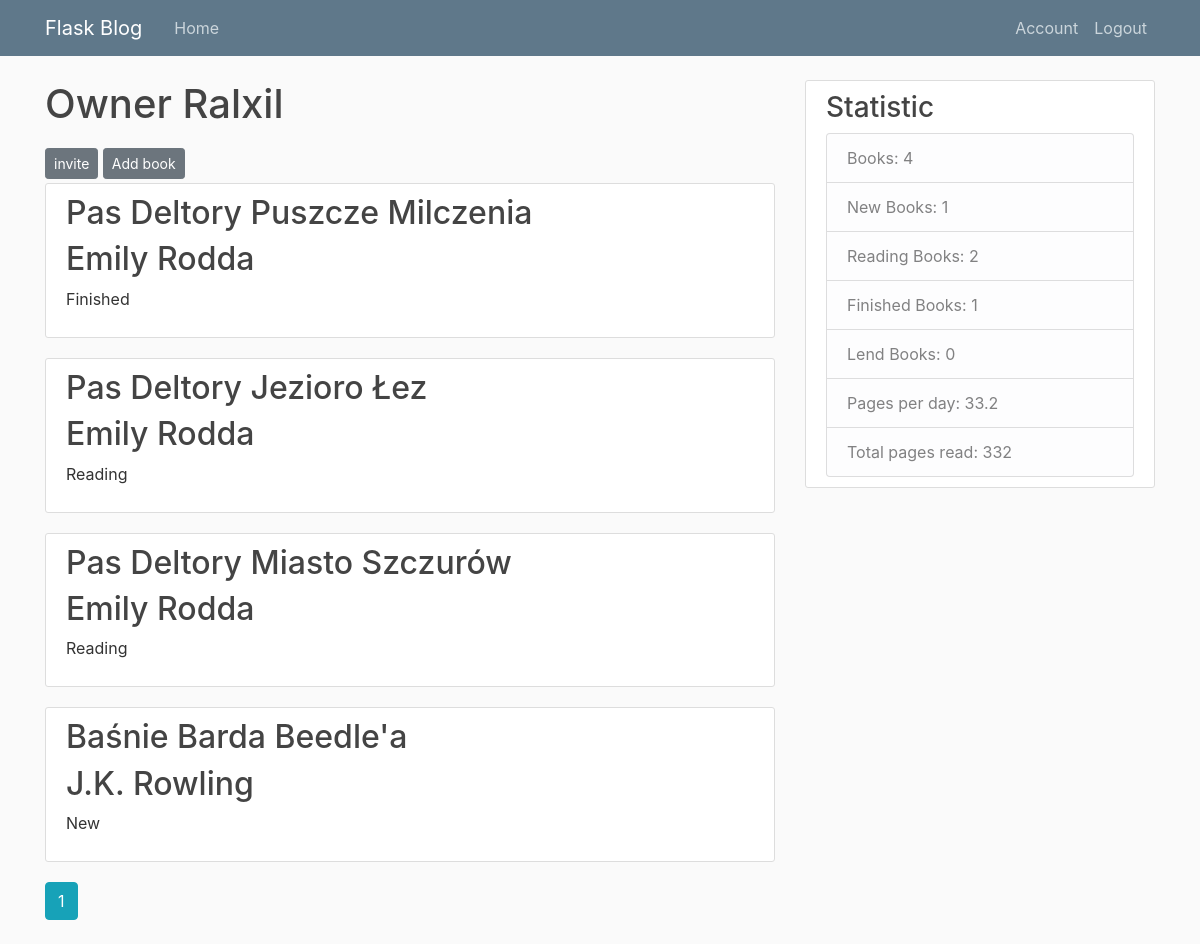
The app's page /library/1 (signed in) with its own data.
### flask_lib/models.py (models this page shows, shortened)
class User(db.Model, UserMixin):
    id = db.Column(db.Integer, primary_key=True)
    username = db.Column(db.String(20), unique=True, nullable=False)
    email = db.Column(db.String(120), unique=True, nullable=False)
    image_file = db.Column(db.String(20), nullable=False, default='default.jpg')
    password = db.Column(db.String(60), nullable=False)
    active = db.Column(db.Boolean, nullable=False, default=False)
    pages = db.Column(db.Integer, nullable=False, default=0)
    days = db.Column(db.Integer, nullable=False, default=0)
    Library = db.relationship('Library', backref='owner', lazy=True, uselist=False)
    Libraries = db.relationship('Library', secondary=membership, backref='member', lazy=True)
    Books = db.relationship('BCopy', backref='owner', lazy=True)

class BCopy(db.Model):
    id = db.Column(db.Integer, primary_key=True)
    status = db.Column(db.String(20), nullable=False, default='New')
    lend = db.Column(db.Boolean, nullable=False, default=False)
    guest = db.Column(db.Boolean, nullable=False, default=False)
    date = db.Column(db.DateTime, nullable=False, default=datetime.utcnow())
    owner_id = db.Column(db.Integer, db.ForeignKey('user.id'), nullable=False)
    lib_id = db.Column(db.Integer, db.ForeignKey('library.id'), nullable=False)
    book_id = db.Column(db.Integer, db.ForeignKey('book.id'), nullable=False)
    lend_id = db.Column(db.Integer, nullable=True)
    History = db.relationship('History', backref='book', lazy=True)

class Book(db.Model):
    id = db.Column(db.Integer, primary_key=True)
    title = db.Column(db.String(100), nullable=False)
    author = db.Column(db.String(100), nullable=False)
    pages = db.Column(db.Integer, nullable=False)
    Copies = db.relationship('BCopy', backref='original', lazy=True)

### flask_lib/routes.py (the view)
@app.route('/library/<int:lib_id>')
@login_required
def library(lib_id):
    page = request.args.get('page', 1, type=int)
    lib = Library.query.get_or_404(lib_id)
    user = lib.owner
    if user != current_user and lib not in current_user.Libraries:
        flash('You cant view this library.', 'danger')
        return redirect(url_for('home'))
    books = BCopy.query.filter_by(part=lib).paginate(page=page, per_page=5)
    data = {'Reading': 0, 'Finished': 0, 'Lend': 0, 'New': 0, 'PD': 0}
    for book in books.items:
        if book.lend:
            data['Lend'] += 1
        else:
            data[book.status] += 1
    if user.days > 0:
        data['PD'] = user.pages/user.days
    return render_template('library.html', books=books, lib=lib, data=data)

### flask_lib/models.py (called while the page is built)
@login_manager.user_loader
def load_user(user_id):
    return User.query.get(int(user_id))

### flask_lib/templates/library.html
{% extends "layout.html" %}
{% block content %}
<h1 class="mb-3">Owner {{ lib.owner.username }}</h1>
{% if lib.owner == current_user %}
<a class="btn btn-secondary btn-sm mt-1 mb-1" href="{{ url_for('invite', lib_id=lib.id) }}">invite</a>
<a class="btn btn-secondary btn-sm mt-1 mb-1" href="{{ url_for('book_list') }}">Add book</a>
{% endif %}
{% for book in books.items %}
<article class="media content-section">
    <div class="media-body">
        <h2><a class="article-title" href="{{ url_for('book', book_id=book.id) }}">{{ book.original.title }}</a></h2>
        <h2>{{ book.original.author }}</h2>
        {% if book.lend %}
        <p class="article-content">Lend</p>
        {% else %}
        <p class="article-content">{{ book.status }}</p>
        {% endif %}
    </div>
</article>
{% endfor %}
{% for page_num in books.iter_pages(left_edge=2, right_edge=2, left_current=1, right_current=2) %}
    {% if page_num %}
        {% if books.page == page_num %}
            <a class="btn btn-info mb-4" href="{{url_for('library', lib_id=lib.id, page=page_num) }}">{{ page_num }}</a>
        {% else %}
            <a class="btn btn-outline-info mb-4" href="{{url_for('library', lib_id=lib.id, page=page_num) }}">{{ page_num }}</a>
        {% endif %}
    {% else %}
        ...
    {% endif %}
{% endfor %}
{% endblock content %}
{% block side %}
<div class="col-md-4">
    <div class="content-section">
        <h3>Statistic</h3>
        <ul class="list-group">
            <li class="list-group-item list-group-item-light">Books: {{ books.total }}</li>
            <li class="list-group-item list-group-item-light">New Books: {{ data['New'] }}</li>
            <li class="list-group-item list-group-item-light">Reading Books: {{ data['Reading'] }}</li>
            <li class="list-group-item list-group-item-light">Finished Books: {{ data['Finished'] }}</li>
            <li class="list-group-item list-group-item-light">Lend Books: {{ data['Lend'] }}</li>
            <li class="list-group-item list-group-item-light">Pages per day: {{ data['PD'] }}</li>
            <li class="list-group-item list-group-item-light">Total pages read: {{ lib.owner.pages }}</li>
        </ul>
    </div>
</div>
{% endblock side %}

### records on screen
User: owner.username "Ralxil", owner.pages "332"
BCopy: original "Pas Deltory Puszcze Milczenia", original.author "Emily Rodda", status "Finished"
BCopy: original "Pas Deltory Jezioro Łez", original.author "Emily Rodda", status "Reading"
BCopy: original "Pas Deltory Miasto Szczurów", original.author "Emily Rodda", status "Reading"
BCopy: original "Baśnie Barda Beedle'a", original.author "J.K. Rowling", status "New"

### other values on screen
{{ page_num }} "1"
{{ books.total }} "4"
{{ data['New'] }} "1"
{{ data['Reading'] }} "2"
{{ data['Finished'] }} "1"
{{ data['Lend'] }} "0"
{{ data['PD'] }} "33.2"
